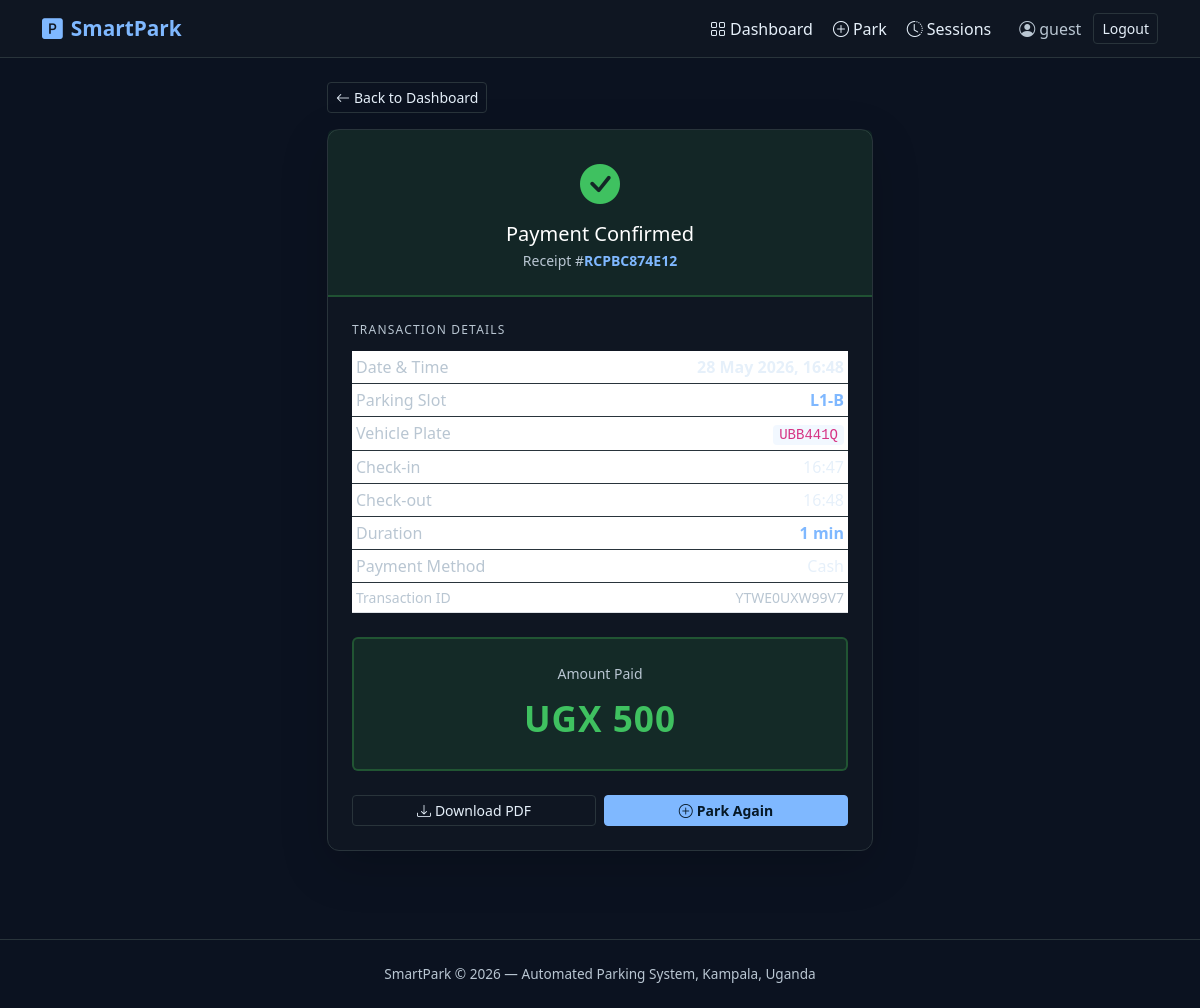
The app's page /receipt/RCPBC874E12/ (signed in) with its own data.
### parking/models.py (models this page shows, shortened)
class Receipt(models.Model):
    receipt_number = models.CharField(max_length=20, unique=True)
    payment = models.OneToOneField(Payment, on_delete=models.CASCADE, related_name='receipt')
    issued_at = models.DateTimeField(auto_now_add=True)
    pdf_file = models.FileField(upload_to='receipts/', blank=True)

class Payment(models.Model):
    STATUS_CHOICES = [
        ('pending', 'Pending'),
        ('paid', 'Paid'),
        ('failed', 'Failed'),
        ('refunded', 'Refunded'),
    ]
    METHOD_CHOICES = [
        ('mobile_money', 'Mobile Money'),
        ('cash', 'Cash'),
        ('card', 'Card'),
    ]
    payment_id = models.UUIDField(default=uuid.uuid4, unique=True, editable=False)
    session = models.OneToOneField(ParkingSession, on_delete=models.CASCADE, related_name='payment')
    amount_ugx = models.DecimalField(max_digits=10, decimal_places=0)
    method = models.CharField(max_length=30, choices=METHOD_CHOICES, default='mobile_money')
    status = models.CharField(max_length=20, choices=STATUS_CHOICES, default='pending')
    phone_number = models.CharField(max_length=20, blank=True)
    transaction_ref = models.CharField(max_length=100, blank=True)
    paid_at = models.DateTimeField(null=True, blank=True)
    created_at = models.DateTimeField(auto_now_add=True)

class ParkingSession(models.Model):
    STATUS_CHOICES = [
        ('active', 'Active'),
        ('completed', 'Completed'),
        ('cancelled', 'Cancelled'),
    ]
    session_id = models.UUIDField(default=uuid.uuid4, unique=True, editable=False)
    user = models.ForeignKey(User, on_delete=models.CASCADE, related_name='sessions')
    slot = models.ForeignKey(ParkingSlot, on_delete=models.CASCADE, related_name='sessions')
    vehicle_plate = models.CharField(max_length=20)
    check_in = models.DateTimeField(default=timezone.now)
    check_out = models.DateTimeField(null=True, blank=True)
    status = models.CharField(max_length=20, choices=STATUS_CHOICES, default='active')
    created_at = models.DateTimeField(auto_now_add=True)
    class Meta:
        ordering = ['-check_in']
    @property
    def duration_minutes(self):
        end = self.check_out or timezone.now()
        delta = end - self.check_in
        return max(int(delta.total_seconds() / 60), 1)

class ParkingSlot(models.Model):
    LEVEL_CHOICES = [(1, 'Level 1'), (2, 'Level 2'), (3, 'Level 3')]
    COLUMN_CHOICES = [(1, 'Column A'), (2, 'Column B'), (3, 'Column C')]
    STATUS_CHOICES = [
        ('available', 'Available'),
        ('occupied', 'Occupied'),
        ('reserved', 'Reserved'),
        ('maintenance', 'Maintenance'),
    ]
    level = models.IntegerField(choices=LEVEL_CHOICES)
    column = models.IntegerField(choices=COLUMN_CHOICES)
    slot_number = models.CharField(max_length=10, unique=True)
    status = models.CharField(max_length=20, choices=STATUS_CHOICES, default='available')
    last_updated = models.DateTimeField(auto_now=True)
    class Meta:
        ordering = ['level', 'column']
    @property
    def display_name(self):
        cols = {1: 'A', 2: 'B', 3: 'C'}
        return f"L{self.level}-{cols[self.column]}"

### parking/views.py (the view)
# urls.py: path('receipt/<str:receipt_number>/', views.receipt_detail, name='receipt_detail'),
@login_required
def receipt_detail(request, receipt_number):
    receipt = get_object_or_404(Receipt, receipt_number=receipt_number,
                                 payment__session__user=request.user)
    return render(request, 'parking/receipt_detail.html', {'receipt': receipt})

### parking/templates/parking/receipt_detail.html (shortened to what this page needs)
{% extends 'base.html' %}
{% block content %}
<div class="row justify-content-center">
  <div class="col-lg-6">
    <a href="{% url 'dashboard' %}" class="btn btn-outline-light btn-sm mb-3">
      <i class="bi bi-arrow-left me-1"></i>Back to Dashboard
    </a>
    <div class="card shadow-lg">
      <div class="card-header text-center py-4" style="background:rgba(63,185,80,0.1);border-bottom:2px solid rgba(63,185,80,0.3);">
        <div style="font-size:2.5rem;color:var(--sp-green);margin-bottom:0.5rem;">
          <i class="bi bi-check-circle-fill"></i>
        </div>
        <h5 class="mt-2 mb-1" style="color:var(--sp-text);">Payment Confirmed</h5>
        <div class="small" style="color:var(--sp-muted);">
          Receipt #<span style="color:var(--sp-accent);font-weight:600;">{{ receipt.receipt_number }}</span>
        </div>
      </div>
      <div class="card-body px-4 py-4">
        <div class="mb-4">
          <p class="section-title">Transaction Details</p>
          <table class="table table-sm">
            <tbody>
              <tr style="border-bottom:1px solid var(--sp-border);">
                <td class="text-muted">Date & Time</td>
                <td class="text-end fw-bold" style="color:var(--sp-text);">{{ receipt.issued_at|date:"d M Y, H:i" }}</td>
              </tr>
              <tr style="border-bottom:1px solid var(--sp-border);">
                <td class="text-muted">Parking Slot</td>
                <td class="text-end fw-bold" style="color:var(--sp-accent);">{{ receipt.payment.session.slot.display_name }}</td>
              </tr>
              <tr style="border-bottom:1px solid var(--sp-border);">
                <td class="text-muted">Vehicle Plate</td>
                <td class="text-end" style="color:var(--sp-text);">
                  <code style="background:rgba(127,184,255,0.1);padding:2px 6px;border-radius:4px;">{{ receipt.payment.session.vehicle_plate }}</code>
                </td>
              </tr>
              <tr style="border-bottom:1px solid var(--sp-border);">
                <td class="text-muted">Check-in</td>
                <td class="text-end" style="color:var(--sp-text);">{{ receipt.payment.session.check_in|date:"H:i" }}</td>
              </tr>
              <tr style="border-bottom:1px solid var(--sp-border);">
                <td class="text-muted">Check-out</td>
                <td class="text-end" style="color:var(--sp-text);">{{ receipt.payment.session.check_out|date:"H:i" }}</td>
              </tr>
              <tr style="border-bottom:1px solid var(--sp-border);">
                <td class="text-muted">Duration</td>
                <td class="text-end fw-bold" style="color:var(--sp-accent);">{{ receipt.payment.session.duration_minutes }} min</td>
              </tr>
              <tr style="border-bottom:1px solid var(--sp-border);">
                <td class="text-muted">Payment Method</td>
                <td class="text-end" style="color:var(--sp-text);">{{ receipt.payment.get_method_display }}</td>
              </tr>
              <tr>
                <td class="text-muted small">Transaction ID</td>
                <td class="text-end small" style="color:var(--sp-muted);">{{ receipt.payment.transaction_ref }}</td>
              </tr>
            </tbody>
          </table>
        </div>
        <div class="p-4 rounded text-center mb-4" style="background:rgba(63,185,80,0.12);border:2px solid rgba(63,185,80,0.3);">
          <div class="text-muted small mb-2">Amount Paid</div>
          <div style="font-size:2.2rem;font-weight:800;color:var(--sp-green);letter-spacing:1px;">
            UGX {{ receipt.payment.amount_ugx|floatformat:0 }}
          </div>
        </div>
        <div class="row g-2">
          {% if receipt.pdf_file %}
          <div class="col-6">
            <a href="{% url 'download_receipt' receipt.receipt_number %}" class="btn btn-outline-light w-100 btn-sm">
              <i class="bi bi-download me-1"></i>Download PDF
            </a>
          </div>
          <div class="col-6">
            <a href="{% url 'request_parking' %}" class="btn btn-primary w-100 btn-sm">
              <i class="bi bi-plus-circle me-1"></i>Park Again
            </a>
          </div>
          {% else %}
          <div class="col-12">
            <a href="{% url 'request_parking' %}" class="btn btn-primary w-100 btn-sm">
              <i class="bi bi-plus-circle me-1"></i>Park Again
            </a>
          </div>
          {% endif %}
        </div>
      </div>
    </div>
  </div>
</div>
{% endblock %}

### smartpark/templates/base.html (shortened to what this page needs)
<!DOCTYPE html>
<html lang="en">
<head>
  <link href="https://cdn.jsdelivr.net/npm/bootstrap@5.3.0/dist/css/bootstrap.min.css" rel="stylesheet">
  <link href="https://cdn.jsdelivr.net/npm/bootstrap-icons@1.11.0/font/bootstrap-icons.css" rel="stylesheet">
</head>
<body>
<nav class="navbar navbar-expand-lg sticky-top">
  <div class="container">
    <a class="navbar-brand" href="{% url 'home' %}"><i class="bi bi-p-square-fill me-2"></i>SmartPark</a>
    <div class="collapse navbar-collapse" id="nav">
      <ul class="navbar-nav ms-auto align-items-lg-center gap-1">
        {% if user.is_authenticated %}
        <li class="nav-item"><a class="nav-link" href="{% url 'dashboard' %}"><i class="bi bi-grid me-1"></i>Dashboard</a></li>
        <li class="nav-item"><a class="nav-link" href="{% url 'request_parking' %}"><i class="bi bi-plus-circle me-1"></i>Park</a></li>
        <li class="nav-item"><a class="nav-link" href="{% url 'my_sessions' %}"><i class="bi bi-clock-history me-1"></i>Sessions</a></li>
        <li class="nav-item ms-2"><span class="nav-link text-muted small"><i class="bi bi-person-circle me-1"></i>{{ user.username }}</span></li>
        <li class="nav-item"><a class="btn btn-outline-light btn-sm" href="{% url 'logout' %}">Logout</a></li>
        {% else %}
        <li class="nav-item"><a class="nav-link" href="{% url 'login' %}">Login</a></li>
        <li class="nav-item"><a class="btn btn-primary btn-sm ms-2" href="{% url 'register' %}">Sign Up</a></li>
        {% endif %}
      </ul>
    </div>
  </div>
</nav>
<div class="container py-4">
  {% block content %}{% endblock %}
</div>
<footer><div class="container text-center">SmartPark &copy; 2026 — Automated Parking System, Kampala, Uganda</div></footer>
</body>
</html>

### smartpark/templates/base.html (style rules this page uses)
:root { --sp-dark: #0b1220; --sp-card: #0f1622; --sp-border: #29343b; --sp-accent: #7fb8ff; --sp-green: #3fc160; --sp-red: #ff6b6b; --sp-amber: #f0b84b; --sp-text: #e6f0fa; --sp-muted: #b9c6d2; }
body { background:var(--sp-dark);color:var(--sp-text);font-family:'Segoe UI',system-ui,sans-serif;min-height:100vh; }
.navbar { background:var(--sp-card)!important;border-bottom:1px solid var(--sp-border); }
.navbar-brand { color:var(--sp-accent)!important;font-weight:700;font-size:1.3rem; }
.nav-link { color:var(--sp-text)!important; }
.card { background:var(--sp-card);border:1px solid var(--sp-border);border-radius:12px; }
.card-header { background:transparent;border-bottom:1px solid var(--sp-border); }
.btn-primary { background:var(--sp-accent);border-color:var(--sp-accent);color:#061826;font-weight:600; }
.btn-outline-light { border-color:var(--sp-border);color:var(--sp-text); }
.table { color:var(--sp-text); }
.section-title { font-size:.75rem;text-transform:uppercase;letter-spacing:.1em;color:var(--sp-muted);margin-bottom:.75rem; }
footer { border-top:1px solid var(--sp-border);margin-top:4rem;padding:1.5rem 0;color:var(--sp-muted);font-size:.85rem; }
h1,h2,h3,h4,h5,h6 { color:#ffffff!important; }
.text-muted { color:#b9c6d2!important; }
small,.small { color:#ffffff; }
.paragraph,p { color:#ffffff; }

### records on screen
Receipt: receipt_number "RCPBC874E12", payment.session.slot.display_name "L1-B", payment.session.vehicle_plate "UBB441Q", payment.session.duration_minutes "1", payment.transaction_ref "YTWE0UXW99V7", payment.amount_ugx "500"

### other values on screen
{{ user.username }} "guest"
